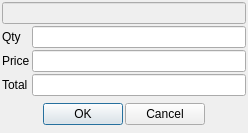
<?xml version="1.0" encoding="UTF-8"?>
<ui version="4.0">
 <class>SC_GoodsQtyAmount</class>
 <widget class="QDialog" name="SC_GoodsQtyAmount">
  <property name="geometry">
   <rect>
    <x>0</x>
    <y>0</y>
    <width>248</width>
    <height>133</height>
   </rect>
  </property>
  <property name="windowTitle">
   <string/>
  </property>
  <layout class="QVBoxLayout" name="verticalLayout">
   <property name="spacing">
    <number>2</number>
   </property>
   <property name="leftMargin">
    <number>2</number>
   </property>
   <property name="topMargin">
    <number>2</number>
   </property>
   <property name="rightMargin">
    <number>2</number>
   </property>
   <property name="bottomMargin">
    <number>2</number>
   </property>
   <item>
    <layout class="QGridLayout" name="gridLayout">
     <item row="4" column="0">
      <widget class="QLabel" name="label_3">
       <property name="text">
        <string>Total</string>
       </property>
      </widget>
     </item>
     <item row="2" column="0">
      <widget class="QLabel" name="label_2">
       <property name="text">
        <string>Price</string>
       </property>
      </widget>
     </item>
     <item row="1" column="0">
      <widget class="QLabel" name="label">
       <property name="text">
        <string>Qty</string>
       </property>
      </widget>
     </item>
     <item row="2" column="1">
      <widget class="QLineEdit" name="lePrice"/>
     </item>
     <item row="1" column="1">
      <widget class="QLineEdit" name="leQty"/>
     </item>
     <item row="0" column="0" colspan="2">
      <widget class="QLineEdit" name="leName">
       <property name="enabled">
        <bool>false</bool>
       </property>
      </widget>
     </item>
     <item row="4" column="1">
      <widget class="QLineEdit" name="leTotal"/>
     </item>
     <item row="5" column="0" colspan="2">
      <widget class="QWidget" name="widget" native="true">
       <layout class="QHBoxLayout" name="horizontalLayout">
        <property name="spacing">
         <number>2</number>
        </property>
        <property name="leftMargin">
         <number>0</number>
        </property>
        <property name="topMargin">
         <number>0</number>
        </property>
        <property name="rightMargin">
         <number>0</number>
        </property>
        <property name="bottomMargin">
         <number>0</number>
        </property>
        <item>
         <spacer name="horizontalSpacer">
          <property name="orientation">
           <enum>Qt::Horizontal</enum>
          </property>
          <property name="sizeHint" stdset="0">
           <size>
            <width>40</width>
            <height>20</height>
           </size>
          </property>
         </spacer>
        </item>
        <item>
         <widget class="QPushButton" name="btnOK">
          <property name="text">
           <string>OK</string>
          </property>
         </widget>
        </item>
        <item>
         <widget class="QPushButton" name="btnCancel">
          <property name="text">
           <string>Cancel</string>
          </property>
         </widget>
        </item>
        <item>
         <spacer name="horizontalSpacer_2">
          <property name="orientation">
           <enum>Qt::Horizontal</enum>
          </property>
          <property name="sizeHint" stdset="0">
           <size>
            <width>40</width>
            <height>20</height>
           </size>
          </property>
         </spacer>
        </item>
       </layout>
      </widget>
     </item>
    </layout>
   </item>
  </layout>
 </widget>
 <tabstops>
  <tabstop>leQty</tabstop>
  <tabstop>lePrice</tabstop>
  <tabstop>leTotal</tabstop>
  <tabstop>btnOK</tabstop>
  <tabstop>btnCancel</tabstop>
  <tabstop>leName</tabstop>
 </tabstops>
 <resources/>
 <connections/>
</ui>
